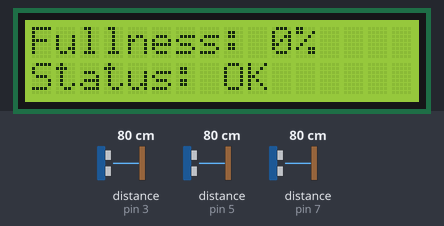
The sketch below on a simulated Arduino Uno, built with avr-gcc and run on an emulated ATmega328P. On the bench: 16×2 character LCD. Wiring (inferred from the names in the program): 3 × ultrasonic range finder: trigger pin 2, echo pin 3 / trigger pin 4, echo pin 5 / trigger pin 6, echo pin 7. Inputs (shaded band) come from the test bench; at power-on: distance to the obstacle (sensors on pin 3, pin 5, pin 7) 80 cm. The echo pulse lasts 58.3 µs per cm; what the sketch prints to the serial monitor is not drawn.

Above: at 1.2 s.
1.3 s: distance to the obstacle (sensor on pin 3) set to 2 cm
5.5 s: distance to the obstacle (sensor on pin 5) set to 2 cm
9.7 s: distance to the obstacle (sensor on pin 7) set to 2 cm
At 10.1 s:
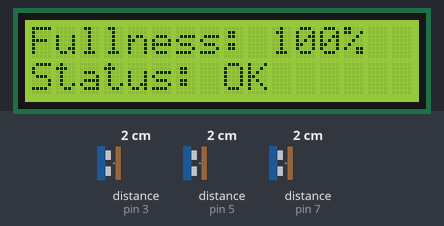
11.3 s: distance to the obstacle (sensor on pin 3) set to 9 cm
At 12.9 s:
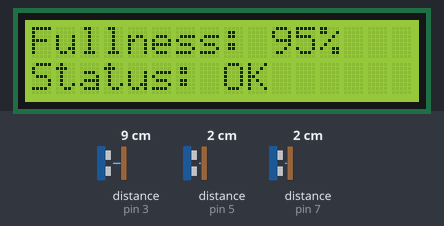
13.4 s: distance to the obstacle (sensor on pin 5) set to 9 cm
At 14.5 s:
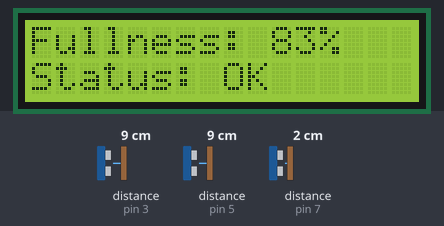
15.5 s: distance to the obstacle (sensor on pin 7) set to 4 cm
At 17.3 s:
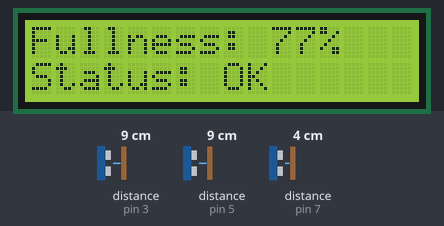
Timing chart, 0 to 18.7 s (numbered marks = the images above; inputs shaded):
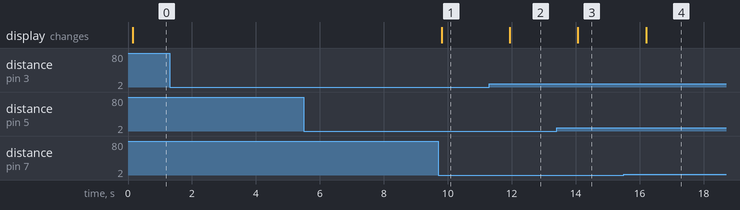

The sketch:

Measure_Fullness.ino
```cpp
#include <Wire.h>
#include <LiquidCrystal_I2C.h>

// Ultrasonic sensor pins for three sensors
const int triggerPin1 = 2;
const int echoPin1 = 3;
const int triggerPin2 = 4; // New pins for the second sensor
const int echoPin2 = 5;
const int triggerPin3 = 6; // New pins for the third sensor
const int echoPin3 = 7;

// Constants for tank dimensions
const int tankDepth = 20; // Depth of the tank in centimeters
const int maxDistance = 400; // Maximum distance before displaying "OVERLOAD"

// Variables for calculating fullness percentage
long duration1, duration2, duration3;
float distance1, distance2, distance3, averageDistance;
int fullnessPercentage;

// LCD configuration
const int lcdAddress = 0x27;  // Change this address to match your module
const int lcdColumns = 16;
const int lcdRows = 2;

// Initialize the LCD object
LiquidCrystal_I2C lcd(lcdAddress, lcdColumns, lcdRows);

void setup() {
  // Initialize serial communication
  Serial.begin(9600);

  // Initialize the LCD
  lcd.init(); // Depending on your LCD library, this might be lcd.begin(lcdColumns, lcdRows);
  lcd.backlight();

  // Set the trigger and echo pins as output and input respectively for all sensors
  pinMode(triggerPin1, OUTPUT);
  pinMode(echoPin1, INPUT);
  pinMode(triggerPin2, OUTPUT);
  pinMode(echoPin2, INPUT);
  pinMode(triggerPin3, OUTPUT);
  pinMode(echoPin3, INPUT);
}

void loop() {
  // Measure distance for each sensor
  distance1 = measureDistance(triggerPin1, echoPin1);
  distance2 = measureDistance(triggerPin2, echoPin2);
  distance3 = measureDistance(triggerPin3, echoPin3);

  // Calculate the average distance
  averageDistance = (distance1 + distance2 + distance3) / 3.0;

  // Check if the average distance exceeds the maximum distance
  if (averageDistance > maxDistance) {
    // Display "OVERLOAD"
    Serial.println("OVERLOAD");
    lcd.clear();
    lcd.setCursor(0, 0);
    lcd.print("Fullness: N/A");
    lcd.setCursor(0, 1);
    lcd.print("Status: OVERLOAD");
  } else {
    // Calculate the percentage of fullness
    fullnessPercentage = map(averageDistance, 3, tankDepth, 100, 0);
    fullnessPercentage = constrain(fullnessPercentage, 0, 100);

    // Print the fullness percentage and average distance to the serial monitor
    Serial.print("Fullness: ");
    Serial.print(fullnessPercentage);
    Serial.println("%");
    Serial.print("Distance1: ");
    Serial.print(distance1);
    Serial.println(" cm");
    Serial.print("Distance2: ");
    Serial.print(distance2);
    Serial.println(" cm");
    Serial.print("Distance3: ");
    Serial.print(distance3);
    Serial.println(" cm");
    Serial.print("averageDistance: ");
    Serial.print(averageDistance);
    Serial.println(" cm");

    // Display the percentage and status on the LCD
    lcd.clear();
    lcd.setCursor(0, 0);
    lcd.print("Fullness: ");
    lcd.print(fullnessPercentage);
    lcd.print("%");
    lcd.setCursor(0, 1);
    lcd.print("Status: OK");
  }

  // Delay before the next reading
  delay(1000);
}

float measureDistance(int triggerPin, int echoPin) {
  // Clear the trigger pin
  digitalWrite(triggerPin, LOW);
  delayMicroseconds(2);

  // Activate the trigger pulse
  digitalWrite(triggerPin, HIGH);
  delayMicroseconds(10);
  digitalWrite(triggerPin, LOW);

  // Measure the duration of the echo pulse
  long duration = pulseIn(echoPin, HIGH);

  // Calculate the distance
  float distance = duration * 0.034 / 2.0;
  return distance;
}
```

Measured:
- after the input at 1.3 s, every drawn part: stays the same
- after the input at 5.5 s, every drawn part: stays the same
- after the input at 9.7 s, the display: changes after 0.11 s (image 1)
- after the input at 11.3 s, the display: changes after 0.64 s (image 2)
- after the input at 13.4 s, the display: changes after 0.67 s (image 3)
- after the input at 15.5 s, the display: changes after 0.70 s (image 4)
